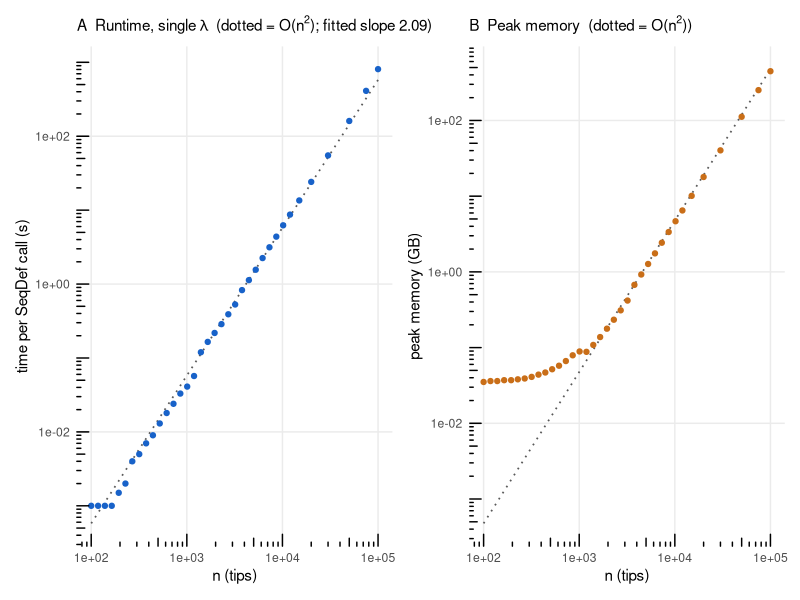

The R script that drew this image:
# =============================================================================
# plot_runtime.R  -- make figures/figS_runtime.pdf from the Grace benchmark CSV.
# Points only (no connecting lines); dotted O(n^2) reference; NO hardware RAM line.
# =============================================================================
suppressPackageStartupMessages({ library(ggplot2); library(dplyr); library(patchwork) })

rt <- read.csv("results/runtime_benchmark_grace.csv")
ok <- rt %>% filter(status == "ok", !is.na(time_s), time_s > 0)

# Best-fit O(n^2) reference: time = a * n^2 (least squares on the compute-bound points)
cb <- ok %>% filter(n >= 1000)
a_t <- exp(mean(log(cb$time_s)  - 2 * log(cb$n)))
a_m <- exp(mean(log(cb$peak_mb / 1024) - 2 * log(cb$n)))
slope_t <- coef(lm(log(time_s) ~ log(n), data = cb))[["log(n)"]]
ref <- data.frame(n = 10^seq(log10(min(ok$n)), log10(max(ok$n)), length.out = 200))
ref$time <- a_t * ref$n^2
ref$gb   <- a_m * ref$n^2

pT <- ggplot(ok, aes(n, time_s)) +
  geom_line(data = ref, aes(n, time), linetype = "dotted", color = "grey35", linewidth = 0.6) +
  geom_point(color = "#1862C9", size = 1.5) +
  scale_x_log10() + scale_y_log10() + annotation_logticks(sides = "bl") +
  labs(x = "n (tips)", y = "time per SeqDef call (s)",
       subtitle = bquote("A  Runtime, single " * lambda * "  (dotted = O(" * n^2 * "); fitted slope " * .(sprintf("%.2f", slope_t)) * ")")) +
  theme_minimal() + theme(panel.grid.minor = element_blank())

pM <- ggplot(ok, aes(n, peak_mb / 1024)) +
  geom_line(data = ref, aes(n, gb), linetype = "dotted", color = "grey35", linewidth = 0.6) +
  geom_point(color = "#C96E18", size = 1.5) +
  scale_x_log10() + scale_y_log10() + annotation_logticks(sides = "bl") +
  labs(x = "n (tips)", y = "peak memory (GB)",
       subtitle = bquote("B  Peak memory  (dotted = O(" * n^2 * "))")) +
  theme_minimal() + theme(panel.grid.minor = element_blank())

ggsave("figures/figS_runtime.pdf", pT + pM, width = 10, height = 4)
cat(sprintf("figS_runtime.pdf written. n range %d-%d (%d points); fitted time slope %.2f\n",
            min(ok$n), max(ok$n), nrow(ok), slope_t))
